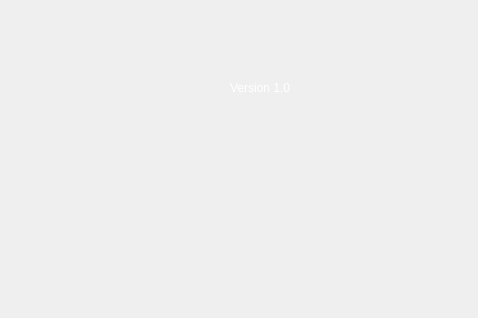
<?xml version="1.0" encoding="UTF-8"?>
<ui version="4.0">
 <class>AboutDialog</class>
 <widget class="QDialog" name="AboutDialog">
  <property name="geometry">
   <rect>
    <x>0</x>
    <y>0</y>
    <width>478</width>
    <height>318</height>
   </rect>
  </property>
  <property name="minimumSize">
   <size>
    <width>478</width>
    <height>318</height>
   </size>
  </property>
  <property name="maximumSize">
   <size>
    <width>478</width>
    <height>318</height>
   </size>
  </property>
  <property name="palette">
   <palette>
    <active>
     <colorrole role="WindowText">
      <brush brushstyle="SolidPattern">
       <color alpha="255">
        <red>255</red>
        <green>255</green>
        <blue>255</blue>
       </color>
      </brush>
     </colorrole>
    </active>
    <inactive>
     <colorrole role="WindowText">
      <brush brushstyle="SolidPattern">
       <color alpha="255">
        <red>255</red>
        <green>255</green>
        <blue>255</blue>
       </color>
      </brush>
     </colorrole>
    </inactive>
    <disabled>
     <colorrole role="WindowText">
      <brush brushstyle="SolidPattern">
       <color alpha="255">
        <red>106</red>
        <green>104</green>
        <blue>100</blue>
       </color>
      </brush>
     </colorrole>
    </disabled>
   </palette>
  </property>
  <property name="windowTitle">
   <string>Über SaFri Player</string>
  </property>
  <property name="windowIcon">
   <iconset>
    <normaloff>../bin/img/sf_icon.png</normaloff>../bin/img/sf_icon.png</iconset>
  </property>
  <property name="autoFillBackground">
   <bool>false</bool>
  </property>
  <property name="styleSheet">
   <string notr="true">background-image: url(img/splashscreen.png);</string>
  </property>
  <widget class="QLabel" name="label">
   <property name="geometry">
    <rect>
     <x>230</x>
     <y>80</y>
     <width>61</width>
     <height>16</height>
    </rect>
   </property>
   <property name="palette">
    <palette>
     <active>
      <colorrole role="Text">
       <brush brushstyle="SolidPattern">
        <color alpha="255">
         <red>255</red>
         <green>255</green>
         <blue>255</blue>
        </color>
       </brush>
      </colorrole>
     </active>
     <inactive>
      <colorrole role="Text">
       <brush brushstyle="SolidPattern">
        <color alpha="255">
         <red>255</red>
         <green>255</green>
         <blue>255</blue>
        </color>
       </brush>
      </colorrole>
     </inactive>
     <disabled>
      <colorrole role="Text">
       <brush brushstyle="SolidPattern">
        <color alpha="255">
         <red>106</red>
         <green>104</green>
         <blue>100</blue>
        </color>
       </brush>
      </colorrole>
     </disabled>
    </palette>
   </property>
   <property name="font">
    <font>
     <family>Arial</family>
     <pointsize>9</pointsize>
    </font>
   </property>
   <property name="autoFillBackground">
    <bool>false</bool>
   </property>
   <property name="styleSheet">
    <string notr="true">background-image: url();</string>
   </property>
   <property name="text">
    <string>Version 1.0</string>
   </property>
  </widget>
  <widget class="QLabel" name="descriptionLabel">
   <property name="geometry">
    <rect>
     <x>70</x>
     <y>100</y>
     <width>361</width>
     <height>121</height>
    </rect>
   </property>
   <property name="palette">
    <palette>
     <active>
      <colorrole role="Text">
       <brush brushstyle="SolidPattern">
        <color alpha="255">
         <red>255</red>
         <green>255</green>
         <blue>255</blue>
        </color>
       </brush>
      </colorrole>
     </active>
     <inactive>
      <colorrole role="Text">
       <brush brushstyle="SolidPattern">
        <color alpha="255">
         <red>255</red>
         <green>255</green>
         <blue>255</blue>
        </color>
       </brush>
      </colorrole>
     </inactive>
     <disabled>
      <colorrole role="Text">
       <brush brushstyle="SolidPattern">
        <color alpha="255">
         <red>106</red>
         <green>104</green>
         <blue>100</blue>
        </color>
       </brush>
      </colorrole>
     </disabled>
    </palette>
   </property>
   <property name="font">
    <font>
     <family>Arial</family>
     <pointsize>11</pointsize>
    </font>
   </property>
   <property name="autoFillBackground">
    <bool>false</bool>
   </property>
   <property name="styleSheet">
    <string notr="true">background-image: url();</string>
   </property>
   <property name="text">
    <string/>
   </property>
  </widget>
 </widget>
 <resources/>
 <connections/>
</ui>
